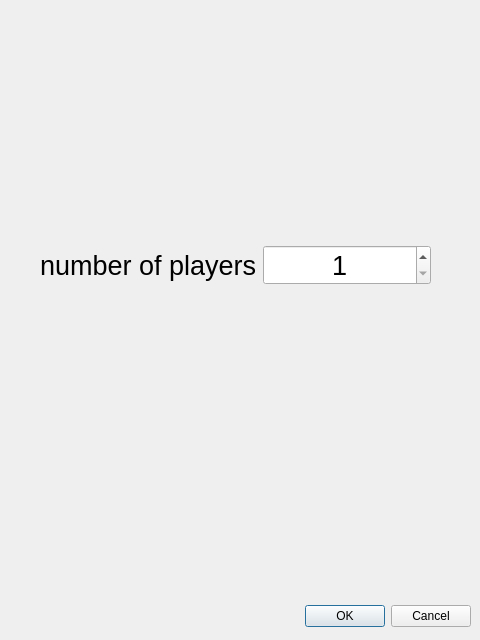
<?xml version="1.0" encoding="UTF-8"?>
<ui version="4.0">
 <class>PlayerNum</class>
 <widget class="QDialog" name="PlayerNum">
  <property name="geometry">
   <rect>
    <x>0</x>
    <y>0</y>
    <width>480</width>
    <height>640</height>
   </rect>
  </property>
  <property name="windowTitle">
   <string>Dialog</string>
  </property>
  <widget class="QDialogButtonBox" name="buttonBox">
   <property name="geometry">
    <rect>
     <x>10</x>
     <y>600</y>
     <width>461</width>
     <height>32</height>
    </rect>
   </property>
   <property name="orientation">
    <enum>Qt::Horizontal</enum>
   </property>
   <property name="standardButtons">
    <set>QDialogButtonBox::Cancel|QDialogButtonBox::Ok</set>
   </property>
  </widget>
  <widget class="QWidget" name="layoutWidget">
   <property name="geometry">
    <rect>
     <x>40</x>
     <y>230</y>
     <width>391</width>
     <height>61</height>
    </rect>
   </property>
   <layout class="QHBoxLayout" name="horizontalLayout">
    <property name="topMargin">
     <number>10</number>
    </property>
    <item>
     <widget class="QLabel" name="label">
      <property name="font">
       <font>
        <pointsize>20</pointsize>
       </font>
      </property>
      <property name="text">
       <string>number of players</string>
      </property>
     </widget>
    </item>
    <item>
     <widget class="QSpinBox" name="playernumber">
      <property name="font">
       <font>
        <pointsize>20</pointsize>
       </font>
      </property>
      <property name="alignment">
       <set>Qt::AlignCenter</set>
      </property>
      <property name="minimum">
       <number>1</number>
      </property>
      <property name="maximum">
       <number>4</number>
      </property>
     </widget>
    </item>
   </layout>
  </widget>
 </widget>
 <resources/>
 <connections>
  <connection>
   <sender>buttonBox</sender>
   <signal>accepted()</signal>
   <receiver>PlayerNum</receiver>
   <slot>accept()</slot>
   <hints>
    <hint type="sourcelabel">
     <x>248</x>
     <y>254</y>
    </hint>
    <hint type="destinationlabel">
     <x>157</x>
     <y>274</y>
    </hint>
   </hints>
  </connection>
  <connection>
   <sender>buttonBox</sender>
   <signal>rejected()</signal>
   <receiver>PlayerNum</receiver>
   <slot>reject()</slot>
   <hints>
    <hint type="sourcelabel">
     <x>316</x>
     <y>260</y>
    </hint>
    <hint type="destinationlabel">
     <x>286</x>
     <y>274</y>
    </hint>
   </hints>
  </connection>
 </connections>
</ui>
